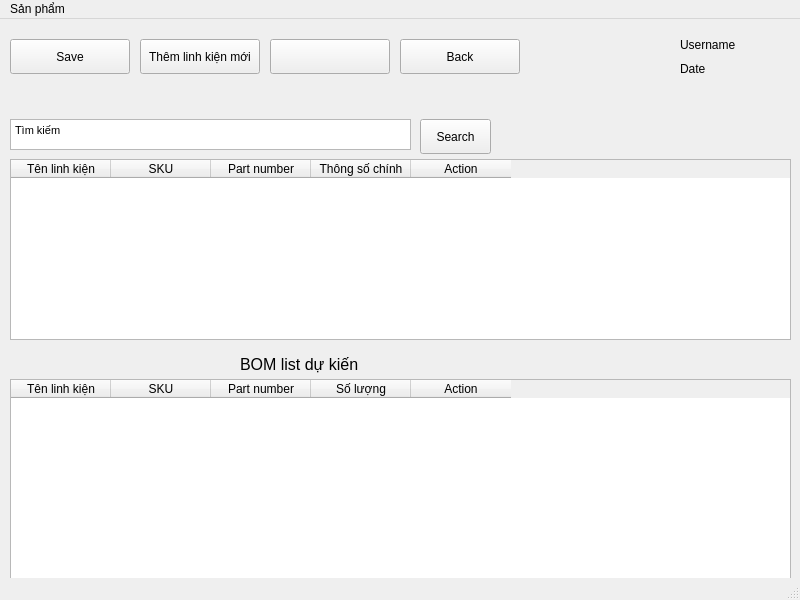
<?xml version="1.0" encoding="UTF-8"?>
<ui version="4.0">
 <class>tao_bom</class>
 <widget class="QMainWindow" name="tao_bom">
  <property name="geometry">
   <rect>
    <x>0</x>
    <y>0</y>
    <width>800</width>
    <height>600</height>
   </rect>
  </property>
  <property name="windowTitle">
   <string>Tạo bom list</string>
  </property>
  <widget class="QWidget" name="centralwidget">
   <widget class="QPushButton" name="but_save">
    <property name="geometry">
     <rect>
      <x>10</x>
      <y>20</y>
      <width>120</width>
      <height>35</height>
     </rect>
    </property>
    <property name="text">
     <string>Save</string>
    </property>
   </widget>
   <widget class="QPushButton" name="but_linhkienmoi">
    <property name="geometry">
     <rect>
      <x>140</x>
      <y>20</y>
      <width>120</width>
      <height>35</height>
     </rect>
    </property>
    <property name="text">
     <string>Thêm linh kiện mới</string>
    </property>
   </widget>
   <widget class="QPushButton" name="but_bom">
    <property name="geometry">
     <rect>
      <x>270</x>
      <y>20</y>
      <width>120</width>
      <height>35</height>
     </rect>
    </property>
    <property name="text">
     <string/>
    </property>
   </widget>
   <widget class="QPushButton" name="but_back">
    <property name="geometry">
     <rect>
      <x>400</x>
      <y>20</y>
      <width>120</width>
      <height>35</height>
     </rect>
    </property>
    <property name="text">
     <string>Back</string>
    </property>
   </widget>
   <widget class="QLabel" name="label">
    <property name="geometry">
     <rect>
      <x>680</x>
      <y>10</y>
      <width>111</width>
      <height>31</height>
     </rect>
    </property>
    <property name="text">
     <string>Username</string>
    </property>
   </widget>
   <widget class="QLabel" name="label_2">
    <property name="geometry">
     <rect>
      <x>680</x>
      <y>34</y>
      <width>101</width>
      <height>31</height>
     </rect>
    </property>
    <property name="text">
     <string>Date</string>
    </property>
   </widget>
   <widget class="QTextEdit" name="search_linhkien">
    <property name="geometry">
     <rect>
      <x>10</x>
      <y>100</y>
      <width>401</width>
      <height>31</height>
     </rect>
    </property>
    <property name="html">
     <string>&lt;!DOCTYPE HTML PUBLIC &quot;-//W3C//DTD HTML 4.0//EN&quot; &quot;http://www.w3.org/TR/REC-html40/strict.dtd&quot;&gt;
&lt;html&gt;&lt;head&gt;&lt;meta name=&quot;qrichtext&quot; content=&quot;1&quot; /&gt;&lt;style type=&quot;text/css&quot;&gt;
p, li { white-space: pre-wrap; }
&lt;/style&gt;&lt;/head&gt;&lt;body style=&quot; font-family:'MS Shell Dlg 2'; font-size:8.25pt; font-weight:400; font-style:normal;&quot;&gt;
&lt;p style=&quot; margin-top:0px; margin-bottom:0px; margin-left:0px; margin-right:0px; -qt-block-indent:0; text-indent:0px;&quot;&gt;Tìm kiếm&lt;/p&gt;&lt;/body&gt;&lt;/html&gt;</string>
    </property>
   </widget>
   <widget class="QTableWidget" name="table_dslinhkien">
    <property name="geometry">
     <rect>
      <x>10</x>
      <y>140</y>
      <width>781</width>
      <height>181</height>
     </rect>
    </property>
    <column>
     <property name="text">
      <string>Tên linh kiện</string>
     </property>
    </column>
    <column>
     <property name="text">
      <string>SKU</string>
     </property>
    </column>
    <column>
     <property name="text">
      <string>Part number</string>
     </property>
    </column>
    <column>
     <property name="text">
      <string>Thông số chính</string>
     </property>
    </column>
    <column>
     <property name="text">
      <string>Action</string>
     </property>
    </column>
   </widget>
   <widget class="QTableWidget" name="table_bom_temp">
    <property name="geometry">
     <rect>
      <x>10</x>
      <y>360</y>
      <width>781</width>
      <height>201</height>
     </rect>
    </property>
    <column>
     <property name="text">
      <string>Tên linh kiện</string>
     </property>
    </column>
    <column>
     <property name="text">
      <string>SKU</string>
     </property>
    </column>
    <column>
     <property name="text">
      <string>Part number</string>
     </property>
    </column>
    <column>
     <property name="text">
      <string>Số lượng</string>
     </property>
    </column>
    <column>
     <property name="text">
      <string>Action</string>
     </property>
    </column>
   </widget>
   <widget class="QPushButton" name="but_timkiem">
    <property name="geometry">
     <rect>
      <x>420</x>
      <y>100</y>
      <width>71</width>
      <height>35</height>
     </rect>
    </property>
    <property name="text">
     <string>Search</string>
    </property>
   </widget>
   <widget class="QLabel" name="label_4">
    <property name="geometry">
     <rect>
      <x>240</x>
      <y>330</y>
      <width>391</width>
      <height>31</height>
     </rect>
    </property>
    <property name="font">
     <font>
      <pointsize>12</pointsize>
     </font>
    </property>
    <property name="text">
     <string>BOM list dự kiến</string>
    </property>
   </widget>
   <widget class="QLabel" name="label_ketqua">
    <property name="geometry">
     <rect>
      <x>520</x>
      <y>80</y>
      <width>271</width>
      <height>20</height>
     </rect>
    </property>
    <property name="layoutDirection">
     <enum>Qt::LeftToRight</enum>
    </property>
    <property name="text">
     <string/>
    </property>
    <property name="alignment">
     <set>Qt::AlignCenter</set>
    </property>
   </widget>
  </widget>
  <widget class="QMenuBar" name="menubar">
   <property name="geometry">
    <rect>
     <x>0</x>
     <y>0</y>
     <width>800</width>
     <height>21</height>
    </rect>
   </property>
   <widget class="QMenu" name="menuS_n_ph_m">
    <property name="title">
     <string>Sản phẩm</string>
    </property>
    <addaction name="action_sanphammoi"/>
    <addaction name="action_sanpham"/>
    <addaction name="separator"/>
    <addaction name="action_linhkien1"/>
    <addaction name="separator"/>
    <addaction name="actionK_t_th_c"/>
   </widget>
   <addaction name="menuS_n_ph_m"/>
  </widget>
  <widget class="QStatusBar" name="statusbar"/>
  <action name="action_sanphammoi">
   <property name="text">
    <string>Sản phẩm mới</string>
   </property>
  </action>
  <action name="action_sanpham">
   <property name="text">
    <string>Danh sách sản phẩm</string>
   </property>
  </action>
  <action name="action_linhkien1">
   <property name="text">
    <string>Linh kiện</string>
   </property>
  </action>
  <action name="actionK_ho_ch_SX">
   <property name="text">
    <string>Kế hoạch SX</string>
   </property>
  </action>
  <action name="actionL_nh_s_n_xu_t">
   <property name="text">
    <string>Lệnh sản xuất</string>
   </property>
  </action>
  <action name="actionTest_QC">
   <property name="text">
    <string>Test QC</string>
   </property>
  </action>
  <action name="actionNh_p_kho">
   <property name="text">
    <string>Nhập kho</string>
   </property>
  </action>
  <action name="actionXu_t_kho">
   <property name="text">
    <string>Xuất kho</string>
   </property>
  </action>
  <action name="action_t_h_ng_linh_ki_n">
   <property name="text">
    <string>Đặt hàng linh kiện</string>
   </property>
  </action>
  <action name="actionLinh_ki_n_t_n_kho">
   <property name="text">
    <string>Linh kiện tồn kho</string>
   </property>
  </action>
  <action name="actionB_o_gi">
   <property name="text">
    <string>Báo giá</string>
   </property>
  </action>
  <action name="action_n_t_h_ng">
   <property name="text">
    <string>Đơn đặt hàng</string>
   </property>
  </action>
  <action name="actionS_n_ph_m_b_o_h_nh">
   <property name="text">
    <string>Sản phẩm bảo hành</string>
   </property>
  </action>
  <action name="actionDanh_s_ch_kh_ch_h_ng">
   <property name="text">
    <string>Danh sách khách hàng</string>
   </property>
  </action>
  <action name="actionH_ng_d_n_c_i_t">
   <property name="text">
    <string>Hướng dẫn cài đặt</string>
   </property>
  </action>
  <action name="actionH_ng_d_n_s_d_ng">
   <property name="text">
    <string>Hướng dẫn sử dụng</string>
   </property>
  </action>
  <action name="actionUpdate">
   <property name="text">
    <string>Update</string>
   </property>
  </action>
  <action name="actionK_t_th_c">
   <property name="text">
    <string>Kết thúc</string>
   </property>
  </action>
 </widget>
 <resources/>
 <connections/>
</ui>
